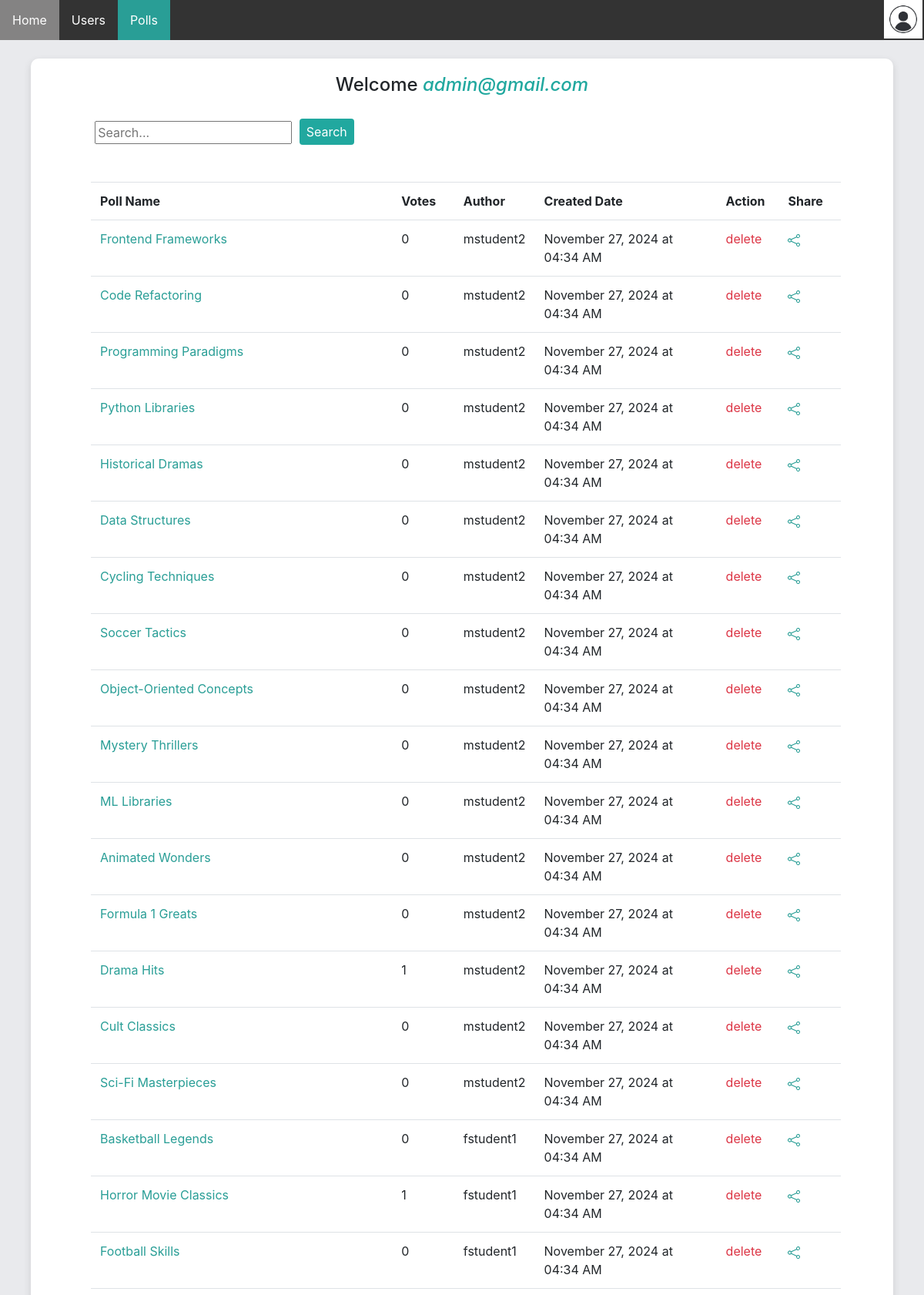
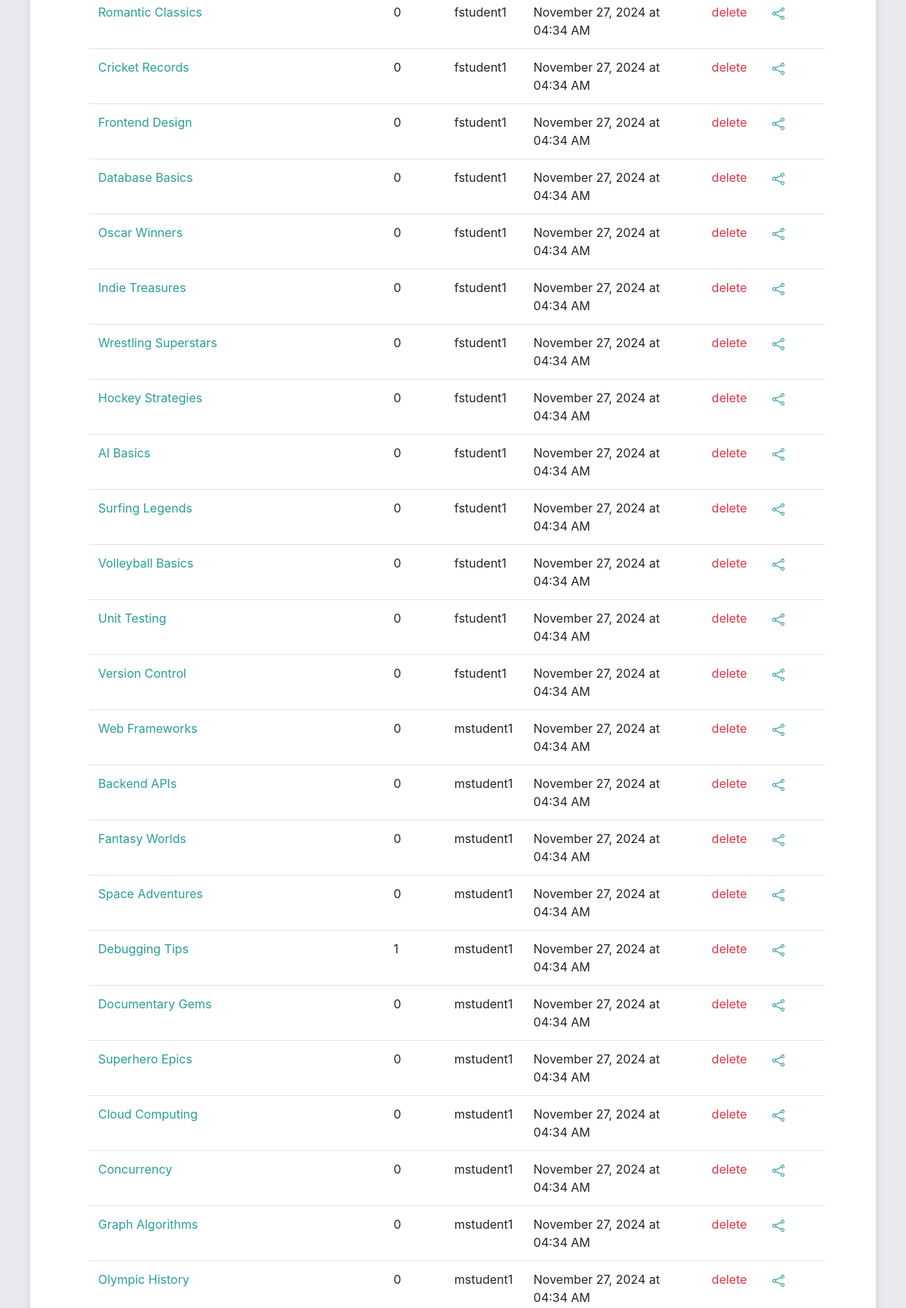
/admin/polls (signed in, upper part), run on the app's committed database (2 pictures, top to bottom).
### app/models.py (models this page shows)
class User(db.Model, UserMixin):
    __tablename__ = 'user'
    id = db.Column(db.Integer, primary_key=True)
    email = db.Column(db.String(500), unique=True, nullable=False)
    password_hash = db.Column(db.String(500), unique=True, nullable=False) # store the hash password
    age=db.Column(db.Integer, nullable=False)
    gender=db.Column(db.String(10), nullable=False)
    is_admin = db.Column(db.Boolean, default=False)
    polls = db.relationship('Poll', backref='creator', lazy=True, cascade="all, delete")
    votes = db.relationship('Vote', backref='voter', lazy=True, cascade="all, delete")
    vote_history = db.relationship('UserVoteHistory', backref='user', lazy=True, cascade="all, delete")
    poll_reports = db.relationship('UserPollReport', backref='user', lazy=True, cascade="all, delete")

class Poll(db.Model):
    __tablename__ = 'poll'
    id = db.Column(db.Integer, primary_key=True)
    title = db.Column(db.String(120), nullable=False)
    description = db.Column(db.String(500), nullable=True)
    created_at =db.Column(db.DateTime, default=datetime.now)
    status = db.Column(db.String(20), default='active')
    user_id = db.Column(db.Integer, db.ForeignKey('user.id'), nullable=False)
    is_flagged = db.Column(db.Boolean, default=False)
    options = db.relationship('Option', backref='poll', cascade="all, delete",lazy=True)
    votes = db.relationship('Vote', backref='poll', cascade="all,delete", lazy=True)
    vote_history = db.relationship('UserVoteHistory', backref='poll', cascade="all,delete", lazy=True)
    poll_reports = db.relationship('UserPollReport', backref='poll', lazy=True, cascade="all, delete")
    @hybrid_property
    def vote_count(self):
        return len(self.votes)
    @hybrid_property
    def creator_username(self):
        creator = User.query.get(self.user_id)
        name, _, _ =creator.email.rpartition('@')
        return name

### app/routes.py (the view)
@app.route('/admin/polls')
@auth.admin_required
def admin_polls():
    polls = ps.fetch_polls()
    if 'q' in request.args:
        query = request.args.get('q').lower()
        polls = [p for p in polls if re.search(query, p.title.lower()) or re.search(query, p.creator_username.lower()) or re.search(query, p.created_at.strftime('%B %d, %Y at %I:%M %p').lower())]
    return render_template("admin_polls.html", user=current_user, polls=polls, page="polls")

### app/auth.py (called while the page is built)
def load_user(user_id):
    return User.query.get(int(user_id))

def admin_required(func):
    @login_required
    @wraps(func) # necessary, because otherwise decorator would change the name of every function it decorates to "wrapper". See https://stackoverflow.com/questions/308999/what-does-functools-wraps-do
    def wrapper(*args, **kwargs):
        if not current_user.is_admin:
            return login_manager.unauthorized()
        return func(*args, **kwargs)
    return wrapper

### app/poll_service.py (called while the page is built)
def fetch_polls():
    return Poll.query.order_by(Poll.created_at.desc()).all()

### app/routes.py (called while the page is built)
@login_manager.user_loader
def load_user(user_id):
    return auth.load_user(user_id)

### app/templates/admin_polls.html (shortened to what this page needs)
{% extends 'admin_home.html' %}
{% block wrapper %}
<div class="m-5">
    <table class="table">
        <tr>
            <th scope="col"> Poll Name </th>
            <th scope="col"> Votes </th>
            <th scope="col"> Author </th>
            <th scope="col"> Created Date </th>
            <th scope="col"> Action </th>
            <th scope="col"> Share </th>
        </tr>
        {% for poll in polls %}
        <tr>
            <td class='col-sm-5'><a href="{{ url_for('poll', poll_id=poll.id) }}">{{ poll.title }}</a></td>
            <td class='col-sm-1'>{{ poll.vote_count}}</td>
            <td class='col-sm-1'>{{ poll.creator_username}} </td>
            <td class='col-sm-3'>{{ poll.created_at.strftime('%B %d, %Y at %I:%M %p')}} </td>
            <td class="col-sm-1"><a class="text-danger" onclick="return confirm('Are you sure?')" href="{{url_for('delete_poll', poll_id=poll.id)}}">delete</a></td>
            <td class="col-sm-1"><a href="{{url_for('share_poll', poll_id=poll.id)}}">
            </a></td>
        </tr>
        {% endfor %}
    </table>
    </div>
{% endblock %}

### app/templates/admin_home.html (shortened to what this page needs)
{% extends "base.html" %}
{% block body %}
<link rel="stylesheet" href="{{ url_for('static', filename='home.css') }}" type="text/css"/>
<ul>
    <li><a id="home" href="{{ url_for('home') }}">Home</a></li>
    <li><a id="users" href="{{ url_for('admin_users') }}">Users</a></li>
    <li><a id="polls" href="{{ url_for('admin_polls') }}">Polls</a></li>
    <li style="cursor: pointer;float:right" class="user">
        <img onclick="toggleSidebar()" style="float:right" src="{{ url_for('static', filename='user.jpg')}}" height="50" width="50">
    </li>
</ul>
<br>
<div class="wrapper">
    <h4 class="welcome">Welcome <i class="username">{{user.email}}</i></h4><br>
    <div style="margin-left: 5.2rem;">
    <form>
        <input type="search-poll" name="q" placeholder="Search...">
        <button type="search-submit" class="btn search-button">Search</button>
    </form>
    </div>
        {% block wrapper %}
        {% endblock %}
</div>
{% endblock %}

### app/static/home.css (style rules this page uses)
body { background: rgb(233, 234, 237); }
ul { list-style-type: none; margin: 0; padding: 0; overflow: hidden; background-color: #333; }
li { float: left; }
li a { display: block; color: white; text-align: center; padding: 14px 16px; text-decoration: none !important; }
.active { background-color: #299E96; }
h2, h5, th, td { cursor: default; }
.welcome { text-align: center; }
table { border-collapse: collapse; margin: 20px; margin-left: 30px; min-width: fit-content; max-width: 95%; }
th, td { text-align: left; padding: 8px; }
td a { color: #299E96; display: block; }
.wrapper { background: #fff; border-radius: 10px; box-shadow: 0px 4px 10px 1px rgba(0, 0, 0, 0.1); display: block; align-items: center; justify-content: center; padding-top: 20px; margin-left: 40px; margin-right: 40px; padding-bottom: 20px; }
.username { color: #21a89f; }
.user { padding-right: 2px; }
.search-button { margin-top: -5px; margin-left: 5px; padding: .25rem .5rem; color:white; background-color: #21a89f; }

### data on the page
User: email "admin@gmail.com"
Poll: title "Frontend Frameworks", vote_count "0", creator_username "mstudent2", created_at "November 27, 2024 at 04:34 AM"
Poll: title "Code Refactoring", vote_count "0", creator_username "mstudent2", created_at "November 27, 2024 at 04:34 AM"
Poll: title "Programming Paradigms", vote_count "0", creator_username "mstudent2", created_at "November 27, 2024 at 04:34 AM"
Poll: title "Python Libraries", vote_count "0", creator_username "mstudent2", created_at "November 27, 2024 at 04:34 AM"
Poll: title "Historical Dramas", vote_count "0", creator_username "mstudent2", created_at "November 27, 2024 at 04:34 AM"
Poll: title "Data Structures", vote_count "0", creator_username "mstudent2", created_at "November 27, 2024 at 04:34 AM"
Poll: title "Cycling Techniques", vote_count "0", creator_username "mstudent2", created_at "November 27, 2024 at 04:34 AM"
Poll: title "Soccer Tactics", vote_count "0", creator_username "mstudent2", created_at "November 27, 2024 at 04:34 AM"
Poll: title "Object-Oriented Concepts", vote_count "0", creator_username "mstudent2", created_at "November 27, 2024 at 04:34 AM"
Poll: title "Mystery Thrillers", vote_count "0", creator_username "mstudent2", created_at "November 27, 2024 at 04:34 AM"
Poll: title "ML Libraries", vote_count "0", creator_username "mstudent2", created_at "November 27, 2024 at 04:34 AM"
Poll: title "Animated Wonders", vote_count "0", creator_username "mstudent2", created_at "November 27, 2024 at 04:34 AM"
Poll: title "Formula 1 Greats", vote_count "0", creator_username "mstudent2", created_at "November 27, 2024 at 04:34 AM"
Poll: title "Drama Hits", vote_count "1", creator_username "mstudent2", created_at "November 27, 2024 at 04:34 AM"
Poll: title "Cult Classics", vote_count "0", creator_username "mstudent2", created_at "November 27, 2024 at 04:34 AM"
Poll: title "Sci-Fi Masterpieces", vote_count "0", creator_username "mstudent2", created_at "November 27, 2024 at 04:34 AM"
Poll: title "Basketball Legends", vote_count "0", creator_username "fstudent1", created_at "November 27, 2024 at 04:34 AM"
Poll: title "Horror Movie Classics", vote_count "1", creator_username "fstudent1", created_at "November 27, 2024 at 04:34 AM"
Poll: title "Football Skills", vote_count "0", creator_username "fstudent1", created_at "November 27, 2024 at 04:34 AM"
Poll: title "Romantic Classics", vote_count "0", creator_username "fstudent1", created_at "November 27, 2024 at 04:34 AM"
Poll: title "Cricket Records", vote_count "0", creator_username "fstudent1", created_at "November 27, 2024 at 04:34 AM"
Poll: title "Frontend Design", vote_count "0", creator_username "fstudent1", created_at "November 27, 2024 at 04:34 AM"
Poll: title "Database Basics", vote_count "0", creator_username "fstudent1", created_at "November 27, 2024 at 04:34 AM"
Poll: title "Oscar Winners", vote_count "0", creator_username "fstudent1", created_at "November 27, 2024 at 04:34 AM"
Poll: title "Indie Treasures", vote_count "0", creator_username "fstudent1", created_at "November 27, 2024 at 04:34 AM"
Poll: title "Wrestling Superstars", vote_count "0", creator_username "fstudent1", created_at "November 27, 2024 at 04:34 AM"
Poll: title "Hockey Strategies", vote_count "0", creator_username "fstudent1", created_at "November 27, 2024 at 04:34 AM"
Poll: title "AI Basics", vote_count "0", creator_username "fstudent1", created_at "November 27, 2024 at 04:34 AM"
Poll: title "Surfing Legends", vote_count "0", creator_username "fstudent1", created_at "November 27, 2024 at 04:34 AM"
Poll: title "Volleyball Basics", vote_count "0", creator_username "fstudent1", created_at "November 27, 2024 at 04:34 AM"
Poll: title "Unit Testing", vote_count "0", creator_username "fstudent1", created_at "November 27, 2024 at 04:34 AM"
Poll: title "Version Control", vote_count "0", creator_username "fstudent1", created_at "November 27, 2024 at 04:34 AM"
Poll: title "Web Frameworks", vote_count "0", creator_username "mstudent1", created_at "November 27, 2024 at 04:34 AM"
Poll: title "Backend APIs", vote_count "0", creator_username "mstudent1", created_at "November 27, 2024 at 04:34 AM"
Poll: title "Fantasy Worlds", vote_count "0", creator_username "mstudent1", created_at "November 27, 2024 at 04:34 AM"
Poll: title "Space Adventures", vote_count "0", creator_username "mstudent1", created_at "November 27, 2024 at 04:34 AM"
Poll: title "Debugging Tips", vote_count "1", creator_username "mstudent1", created_at "November 27, 2024 at 04:34 AM"
Poll: title "Documentary Gems", vote_count "0", creator_username "mstudent1", created_at "November 27, 2024 at 04:34 AM"
Poll: title "Superhero Epics", vote_count "0", creator_username "mstudent1", created_at "November 27, 2024 at 04:34 AM"
Poll: title "Cloud Computing", vote_count "0", creator_username "mstudent1", created_at "November 27, 2024 at 04:34 AM"
Poll: title "Concurrency", vote_count "0", creator_username "mstudent1", created_at "November 27, 2024 at 04:34 AM"
Poll: title "Graph Algorithms", vote_count "0", creator_username "mstudent1", created_at "November 27, 2024 at 04:34 AM"
Poll: title "Olympic History", vote_count "0", creator_username "mstudent1", created_at "November 27, 2024 at 04:34 AM"
